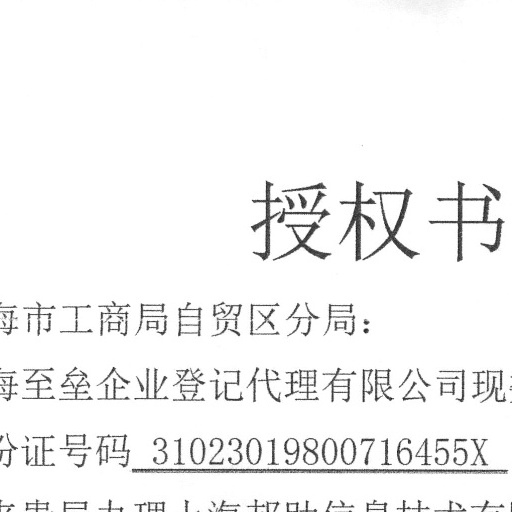
#> input picture test/img_1.jpg, 512 x 512 px; its folder holds only this picture in this run
$ python predict.py   (older library calls are emulated)
#> lines starting #> are read from the running program, lines starting #| are printed output that depends on the picture
### ImgLib/ImgTransform.py
from PIL import Image
import numpy as np
import random
import math
import copy
from mxnet import nd

def ReadImage(filename, output_format="numpy", order="HWC", color_format="RGB"):
    """
    filename: filepath+filename.jpg/png/...
    output_format: "Pillow" | "numpy"(default)
    order： "CHW" | "HWC"(default)
    color_format: "RGB"(default) | "BGR"

    return: Pillow image object | numpy array
    """
    with Image.open(filename) as img:
        image = np.array(img)
        if color_format == "RGB":
            pass
        elif color_format == "BGR":
            image = image[:, :, (2, 1, 0)]
        else:
            ValueError("Unknown color_format '{}'".format(color_format))

        if order == "CHW":
            image = image.transpose(2, 0, 1)
        elif order == "HWC":
            pass
        else:
            ValueError("Unknown order '{}'".format(order))

        if output_format == "numpy":
            return image
        elif output_format == "Pillow":
            img = img.load()
            return img
        else:
            ValueError("Unknown output_format '{}'".format(output_format))
    return

# [154 lines left out: functions _ParseImage, _ReturnImage, RotateImage, RotateImageWithLabel, CropImage, CropImageWithLabel and 3 more, not called in this run]

def ZeroMeanImage(img, r_mean, g_mean, b_mean):
    """
    img: numpy array of H*W*C
    """
    img = img.astype(np.float)
    img[..., 0] -= r_mean
    img[..., 1] -= g_mean
    img[..., 2] -= b_mean
    return img

# [9 lines left out: function UnzeroMeanImage, not called in this run]

### predict.py
# -*- coding: utf-8 -*-
# @Time    : 2019/11/7
# @Author  : JWDUAN
# @Email   : 494056012@qq.com
# @File    : predict.py
# @Software: PyCharm
import config
from postprocess import mask_filter, mask_to_box
from mxnet import nd, image
import cv2,numpy as np
import mxnet as mx
from net import Net
from ImgLib.ImgTransform import ReadImage, ZeroMeanImage, normalize_image


def try_gpu():
    """If GPU is available, return mx.gpu(0); else return mx.cpu()."""
    # [4 lines of commented-out code are left out]
    ctx = mx.cpu()
    return ctx

def result_draw(img, boxes, color=(0, 0, 255)):

    """
    img: HWC
    boxes: list, len(boxes)=batch_size
    """
    for box in boxes:
        img = cv2.drawContours(img, [box.astype(int)], -1, color, thickness=1)
    return img

def predict_main(img_path, model_params):
#> called with img_path = './test/img_1.jpg', model_params = 'models/epoch_2.params'
    img = ReadImage(img_path) # HWC,numpy
#> in ReadImage, img is the input picture: PIL image 512x512 RGB; min 20, max 255, mean 244.1
    H, W, C = img.shape
#> H = 512; W = 512; C = 3
    # zero mean
    feature = ZeroMeanImage(img, config.r_mean, config.g_mean, config.b_mean)
#> in ZeroMeanImage, `img[..., 0] -= r_mean`:
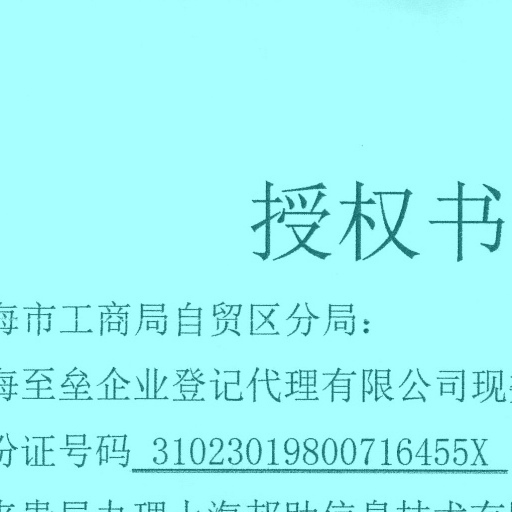
#> img: shape (512, 512, 3) float64; mean of channels 0, 1, 2 121.1, 244.1, 244.1; drawn with min black and max white
#> in ZeroMeanImage, `img[..., 1] -= g_mean`:
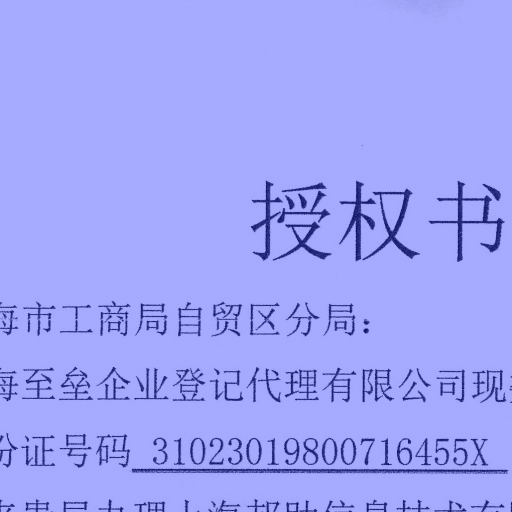
#> img: shape (512, 512, 3) float64; mean of channels 0, 1, 2 121.1, 127.1, 244.1; drawn with min black and max white
    # feature = normalize_image(nd.array(img))
#> (the run stopped early here; a loop or call above may not have finished)
